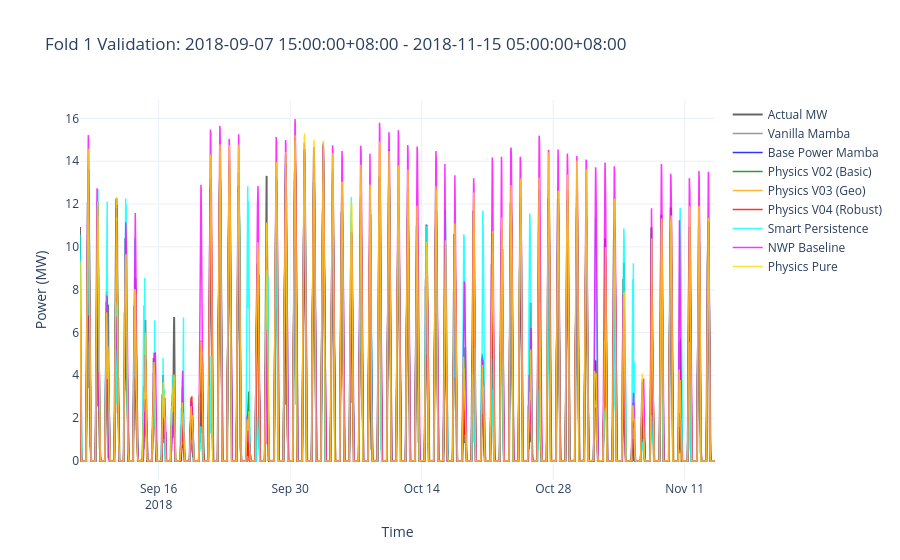
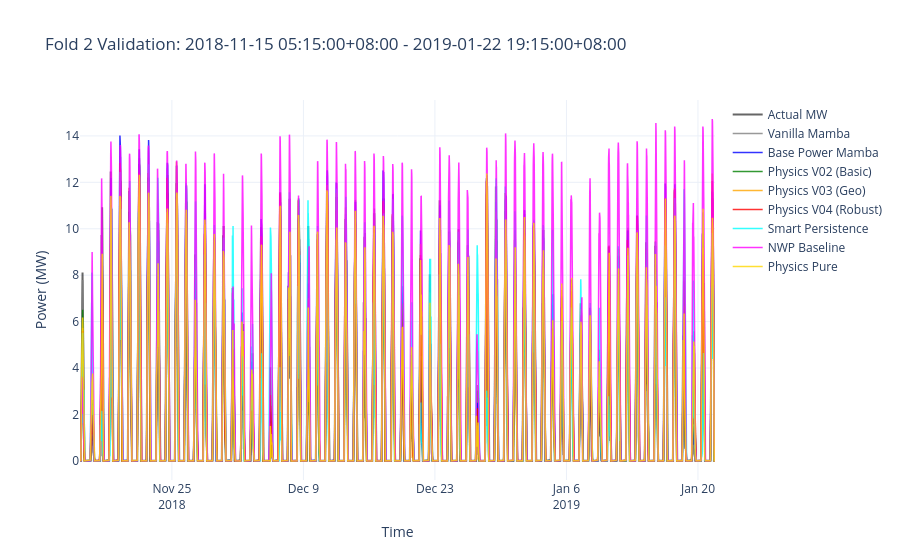
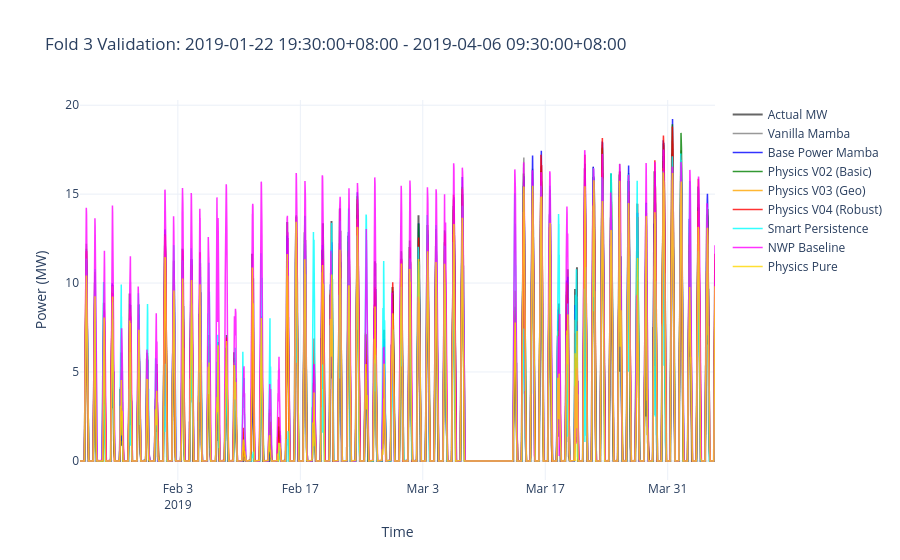
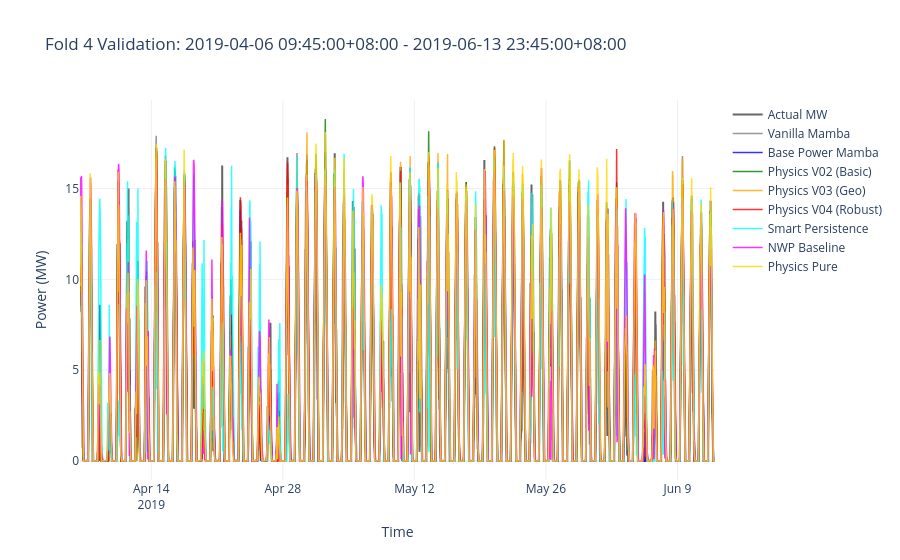

Notebook code cell kept with these figures, in order:
### Code cell
# ==============================================================================
# CELL 3: Configure Models for Comparison
# ==============================================================================

class BaseMambaConfigs:
    """Configuration for base Power Mamba (no physics)."""
    def __init__(self):
        self.seq_len = 288
        self.pred_len = 96
        
        self.TARGET_COL = ['K_PV'] 
        
        self.PAST_INPUT_COLS = ['lmd_totalirrad',
       'lmd_diffuseirrad', 'lmd_temperature', 'nwp_globalirrad',
            'nwp_temperature','P_CLR', 
            'nwp_windspeed', 'power', 'K_PV', 'hour_sin',
       'hour_cos', 'day_sin', 'day_cos', 'month_sin', 'month_cos',
       'season_sin', 'season_cos', 'NWP_Power_MW'
        ]
        
        self.FUTURE_INPUT_COLS = ['nwp_globalirrad', 'nwp_temperature', 'nwp_windspeed', 'hour_sin',
       'hour_cos', 'day_sin', 'day_cos', 'month_sin', 'month_cos','NWP_Power_MW',
       'season_sin', 'season_cos']
        
        self.common_features = [f for f in self.FUTURE_INPUT_COLS if f in self.PAST_INPUT_COLS]
        self.num_shadows = len(self.common_features)
        self.include_pred = 1
        self.enc_in = len(self.PAST_INPUT_COLS) + self.num_shadows
        self.c_out = 1
        
        # Model hyperparameters
        self.kernel_size = 25
        self.n_embed = 128
        self.d_state = 64
        self.dconv = 2
        self.e_fact = 2 
        self.dropout = 0.2 
        
        # Training
        self.n_splits = 4
        self.batch_size = 32
        self.epochs = 5
        
        # Device
        self.device = torch.device("cuda" if torch.cuda.is_available() else "cpu")


# Run Comparative Benchmark
# This will:
# 1. Train the V0 Model (Target=Power)
# 2. Train the V02 Model (Target=K_PV)
# 3. Report RMSE (MW) for both on the same data splits
# 4. Print the % improvement
  
import physics_residual_mamba_v02 as v02


# Instantiate your config
my_config = BaseMambaConfigs()
my_config.epochs = 100  # Override as needed
# Run benchmark with your config

my_config.warmup_epochs = 50
df_experiment = station07_df.copy()
results = v02.run_comparative_benchmark(
    df_experiment, 
    n_splits=4, 
    custom_config=my_config
)

### Figure 1 — Plotly figure (JSON) as saved in the notebook; plotly's stock layout.template omitted (floating-point values rounded to 4 significant figures; data arrays with more than 128 entries replaced by an {"elided": "..."} marker saying what was removed)
{"data": [{"line": {"color": "black", "width": 2}, "mode": "lines", "name": "Actual MW", "opacity": 0.6, "type": "scatter", "x": {"elided": "6490 str values"}, "y": {"elided": "6490 float values"}}, {"line": {"color": "gray", "width": 1.5}, "mode": "lines", "name": "Vanilla Mamba", "opacity": 0.8, "type": "scatter", "x": {"elided": "6490 str values"}, "y": {"elided": "6490 float values"}}, {"line": {"color": "blue", "width": 1.5}, "mode": "lines", "name": "Base Power Mamba", "opacity": 0.8, "type": "scatter", "x": {"elided": "6490 str values"}, "y": {"elided": "6490 float values"}}, {"line": {"color": "green", "width": 1.5}, "mode": "lines", "name": "Physics V02 (Basic)", "opacity": 0.8, "type": "scatter", "x": {"elided": "6490 str values"}, "y": {"elided": "6490 float values"}}, {"line": {"color": "orange", "width": 1.5}, "mode": "lines", "name": "Physics V03 (Geo)", "opacity": 0.8, "type": "scatter", "x": {"elided": "6490 str values"}, "y": {"elided": "6490 float values"}}, {"line": {"color": "red", "width": 1.5}, "mode": "lines", "name": "Physics V04 (Robust)", "opacity": 0.8, "type": "scatter", "x": {"elided": "6490 str values"}, "y": {"elided": "6490 float values"}}, {"line": {"color": "cyan", "width": 1.5}, "mode": "lines", "name": "Smart Persistence", "opacity": 0.8, "type": "scatter", "x": {"elided": "6490 str values"}, "y": {"elided": "6490 float values"}}, {"line": {"color": "magenta", "width": 1.5}, "mode": "lines", "name": "NWP Baseline", "opacity": 0.8, "type": "scatter", "x": {"elided": "6490 str values"}, "y": {"elided": "6490 float values"}}, {"line": {"color": "gold", "width": 1.5}, "mode": "lines", "name": "Physics Pure", "opacity": 0.8, "type": "scatter", "x": {"elided": "6490 str values"}, "y": {"elided": "6490 float values"}}], "layout": {"hovermode": "x unified", "title": {"text": "Fold 1 Validation: 2018-09-07 15:00:00+08:00 - 2018-11-15 05:00:00+08:00"}, "xaxis": {"title": {"text": "Time"}}, "yaxis": {"title": {"text": "Power (MW)"}}}}

### Figure 2 — Plotly figure (JSON) as saved in the notebook; plotly's stock layout.template omitted (floating-point values rounded to 4 significant figures; data arrays with more than 128 entries replaced by an {"elided": "..."} marker saying what was removed)
{"data": [{"line": {"color": "black", "width": 2}, "mode": "lines", "name": "Actual MW", "opacity": 0.6, "type": "scatter", "x": {"elided": "6490 str values"}, "y": {"elided": "6490 float values"}}, {"line": {"color": "gray", "width": 1.5}, "mode": "lines", "name": "Vanilla Mamba", "opacity": 0.8, "type": "scatter", "x": {"elided": "6490 str values"}, "y": {"elided": "6490 float values"}}, {"line": {"color": "blue", "width": 1.5}, "mode": "lines", "name": "Base Power Mamba", "opacity": 0.8, "type": "scatter", "x": {"elided": "6490 str values"}, "y": {"elided": "6490 float values"}}, {"line": {"color": "green", "width": 1.5}, "mode": "lines", "name": "Physics V02 (Basic)", "opacity": 0.8, "type": "scatter", "x": {"elided": "6490 str values"}, "y": {"elided": "6490 float values"}}, {"line": {"color": "orange", "width": 1.5}, "mode": "lines", "name": "Physics V03 (Geo)", "opacity": 0.8, "type": "scatter", "x": {"elided": "6490 str values"}, "y": {"elided": "6490 float values"}}, {"line": {"color": "red", "width": 1.5}, "mode": "lines", "name": "Physics V04 (Robust)", "opacity": 0.8, "type": "scatter", "x": {"elided": "6490 str values"}, "y": {"elided": "6490 float values"}}, {"line": {"color": "cyan", "width": 1.5}, "mode": "lines", "name": "Smart Persistence", "opacity": 0.8, "type": "scatter", "x": {"elided": "6490 str values"}, "y": {"elided": "6490 float values"}}, {"line": {"color": "magenta", "width": 1.5}, "mode": "lines", "name": "NWP Baseline", "opacity": 0.8, "type": "scatter", "x": {"elided": "6490 str values"}, "y": {"elided": "6490 float values"}}, {"line": {"color": "gold", "width": 1.5}, "mode": "lines", "name": "Physics Pure", "opacity": 0.8, "type": "scatter", "x": {"elided": "6490 str values"}, "y": {"elided": "6490 float values"}}], "layout": {"hovermode": "x unified", "title": {"text": "Fold 2 Validation: 2018-11-15 05:15:00+08:00 - 2019-01-22 19:15:00+08:00"}, "xaxis": {"title": {"text": "Time"}}, "yaxis": {"title": {"text": "Power (MW)"}}}}

### Figure 3 — Plotly figure (JSON) as saved in the notebook; plotly's stock layout.template omitted (floating-point values rounded to 4 significant figures; data arrays with more than 128 entries replaced by an {"elided": "..."} marker saying what was removed)
{"data": [{"line": {"color": "black", "width": 2}, "mode": "lines", "name": "Actual MW", "opacity": 0.6, "type": "scatter", "x": {"elided": "6490 str values"}, "y": {"elided": "6490 float values"}}, {"line": {"color": "gray", "width": 1.5}, "mode": "lines", "name": "Vanilla Mamba", "opacity": 0.8, "type": "scatter", "x": {"elided": "6490 str values"}, "y": {"elided": "6490 float values"}}, {"line": {"color": "blue", "width": 1.5}, "mode": "lines", "name": "Base Power Mamba", "opacity": 0.8, "type": "scatter", "x": {"elided": "6490 str values"}, "y": {"elided": "6490 float values"}}, {"line": {"color": "green", "width": 1.5}, "mode": "lines", "name": "Physics V02 (Basic)", "opacity": 0.8, "type": "scatter", "x": {"elided": "6490 str values"}, "y": {"elided": "6490 float values"}}, {"line": {"color": "orange", "width": 1.5}, "mode": "lines", "name": "Physics V03 (Geo)", "opacity": 0.8, "type": "scatter", "x": {"elided": "6490 str values"}, "y": {"elided": "6490 float values"}}, {"line": {"color": "red", "width": 1.5}, "mode": "lines", "name": "Physics V04 (Robust)", "opacity": 0.8, "type": "scatter", "x": {"elided": "6490 str values"}, "y": {"elided": "6490 float values"}}, {"line": {"color": "cyan", "width": 1.5}, "mode": "lines", "name": "Smart Persistence", "opacity": 0.8, "type": "scatter", "x": {"elided": "6490 str values"}, "y": {"elided": "6490 float values"}}, {"line": {"color": "magenta", "width": 1.5}, "mode": "lines", "name": "NWP Baseline", "opacity": 0.8, "type": "scatter", "x": {"elided": "6490 str values"}, "y": {"elided": "6490 float values"}}, {"line": {"color": "gold", "width": 1.5}, "mode": "lines", "name": "Physics Pure", "opacity": 0.8, "type": "scatter", "x": {"elided": "6490 str values"}, "y": {"elided": "6490 float values"}}], "layout": {"hovermode": "x unified", "title": {"text": "Fold 3 Validation: 2019-01-22 19:30:00+08:00 - 2019-04-06 09:30:00+08:00"}, "xaxis": {"title": {"text": "Time"}}, "yaxis": {"title": {"text": "Power (MW)"}}}}

### Figure 4 — Plotly figure (JSON) as saved in the notebook; plotly's stock layout.template omitted (floating-point values rounded to 4 significant figures; data arrays with more than 128 entries replaced by an {"elided": "..."} marker saying what was removed)
{"data": [{"line": {"color": "black", "width": 2}, "mode": "lines", "name": "Actual MW", "opacity": 0.6, "type": "scatter", "x": {"elided": "6490 str values"}, "y": {"elided": "6490 float values"}}, {"line": {"color": "gray", "width": 1.5}, "mode": "lines", "name": "Vanilla Mamba", "opacity": 0.8, "type": "scatter", "x": {"elided": "6490 str values"}, "y": {"elided": "6490 float values"}}, {"line": {"color": "blue", "width": 1.5}, "mode": "lines", "name": "Base Power Mamba", "opacity": 0.8, "type": "scatter", "x": {"elided": "6490 str values"}, "y": {"elided": "6490 float values"}}, {"line": {"color": "green", "width": 1.5}, "mode": "lines", "name": "Physics V02 (Basic)", "opacity": 0.8, "type": "scatter", "x": {"elided": "6490 str values"}, "y": {"elided": "6490 float values"}}, {"line": {"color": "orange", "width": 1.5}, "mode": "lines", "name": "Physics V03 (Geo)", "opacity": 0.8, "type": "scatter", "x": {"elided": "6490 str values"}, "y": {"elided": "6490 float values"}}, {"line": {"color": "red", "width": 1.5}, "mode": "lines", "name": "Physics V04 (Robust)", "opacity": 0.8, "type": "scatter", "x": {"elided": "6490 str values"}, "y": {"elided": "6490 float values"}}, {"line": {"color": "cyan", "width": 1.5}, "mode": "lines", "name": "Smart Persistence", "opacity": 0.8, "type": "scatter", "x": {"elided": "6490 str values"}, "y": {"elided": "6490 float values"}}, {"line": {"color": "magenta", "width": 1.5}, "mode": "lines", "name": "NWP Baseline", "opacity": 0.8, "type": "scatter", "x": {"elided": "6490 str values"}, "y": {"elided": "6490 float values"}}, {"line": {"color": "gold", "width": 1.5}, "mode": "lines", "name": "Physics Pure", "opacity": 0.8, "type": "scatter", "x": {"elided": "6490 str values"}, "y": {"elided": "6490 float values"}}], "layout": {"hovermode": "x unified", "title": {"text": "Fold 4 Validation: 2019-04-06 09:45:00+08:00 - 2019-06-13 23:45:00+08:00"}, "xaxis": {"title": {"text": "Time"}}, "yaxis": {"title": {"text": "Power (MW)"}}}}
